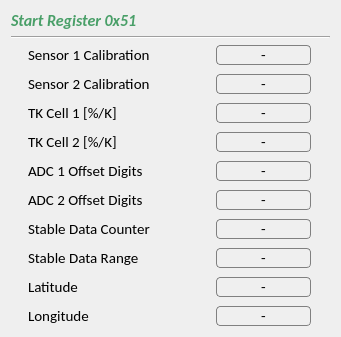
            <widget class="QWidget" name="layoutWidget">
             <property name="geometry">
              <rect>
               <x>10</x>
               <y>320</y>
               <width>323</width>
               <height>325</height>
              </rect>
             </property>
             <layout class="QGridLayout" name="gridLayout_12">
              <item row="0" column="0">
               <layout class="QGridLayout" name="gridLayout_133">
                <item row="1" column="0">
                 <widget class="QLabel" name="StartRegD_10">
                  <property name="sizePolicy">
                   <sizepolicy hsizetype="Preferred" vsizetype="Fixed">
                    <horstretch>0</horstretch>
                    <verstretch>0</verstretch>
                   </sizepolicy>
                  </property>
                  <property name="minimumSize">
                   <size>
                    <width>291</width>
                    <height>19</height>
                   </size>
                  </property>
                  <property name="maximumSize">
                   <size>
                    <width>291</width>
                    <height>19</height>
                   </size>
                  </property>
                  <property name="font">
                   <font>
                    <family>Calibri</family>
                    <pointsize>12</pointsize>
                    <weight>75</weight>
                    <italic>true</italic>
                    <bold>true</bold>
                   </font>
                  </property>
                  <property name="styleSheet">
                   <string notr="true">color: #499F68;</string>
                  </property>
                  <property name="text">
                   <string>Start Register 0x51</string>
                  </property>
                 </widget>
                </item>
                <item row="2" column="0">
                 <widget class="Line" name="line_11">
                  <property name="minimumSize">
                   <size>
                    <width>319</width>
                    <height>3</height>
                   </size>
                  </property>
                  <property name="maximumSize">
                   <size>
                    <width>319</width>
                    <height>3</height>
                   </size>
                  </property>
                  <property name="font">
                   <font>
                    <family>Calibri</family>
                    <pointsize>11</pointsize>
                    <weight>75</weight>
                    <bold>true</bold>
                   </font>
                  </property>
                  <property name="orientation">
                   <enum>Qt::Horizontal</enum>
                  </property>
                 </widget>
                </item>
               </layout>
              </item>
              <item row="1" column="0">
               <layout class="QGridLayout" name="gridLayout_11">
                <item row="0" column="1">
                 <layout class="QGridLayout" name="gridLayout_136">
                  <property name="verticalSpacing">
                   <number>9</number>
                  </property>
                  <item row="6" column="0">
                   <widget class="QLabel" name="stable_data_counter_data_2">
                    <property name="sizePolicy">
                     <sizepolicy hsizetype="Fixed" vsizetype="Fixed">
                      <horstretch>0</horstretch>
                      <verstretch>0</verstretch>
                     </sizepolicy>
                    </property>
                    <property name="minimumSize">
                     <size>
                      <width>95</width>
                      <height>20</height>
                     </size>
                    </property>
                    <property name="maximumSize">
                     <size>
                      <width>95</width>
                      <height>20</height>
                     </size>
                    </property>
                    <property name="font">
                     <font>
                      <family>Calibri</family>
                      <pointsize>11</pointsize>
                      <weight>50</weight>
                      <bold>false</bold>
                      <kerning>true</kerning>
                     </font>
                    </property>
                    <property name="styleSheet">
                     <string notr="true">border: 1px solid gray;
border-radius: 4px;color:rgb(0,0,0);</string>
                    </property>
                    <property name="text">
                     <string>-</string>
                    </property>
                    <property name="alignment">
                     <set>Qt::AlignCenter</set>
                    </property>
                   </widget>
                  </item>
                  <item row="5" column="0">
                   <widget class="QLabel" name="ADC2OffDig_data">
                    <property name="sizePolicy">
                     <sizepolicy hsizetype="Fixed" vsizetype="Fixed">
                      <horstretch>0</horstretch>
                      <verstretch>0</verstretch>
                     </sizepolicy>
                    </property>
                    <property name="minimumSize">
                     <size>
                      <width>95</width>
                      <height>20</height>
                     </size>
                    </property>
                    <property name="maximumSize">
                     <size>
                      <width>95</width>
                      <height>20</height>
                     </size>
                    </property>
                    <property name="font">
                     <font>
                      <family>Calibri</family>
                      <pointsize>11</pointsize>
                      <weight>50</weight>
                      <bold>false</bold>
                      <kerning>true</kerning>
                     </font>
                    </property>
                    <property name="styleSheet">
                     <string notr="true">border: 1px solid gray;
border-radius: 4px;color:rgb(0,0,0);</string>
                    </property>
                    <property name="text">
                     <string>-</string>
                    </property>
                    <property name="alignment">
                     <set>Qt::AlignCenter</set>
                    </property>
                   </widget>
                  </item>
                  <item row="2" column="0">
                   <widget class="QLabel" name="TkCell1_data">
                    <property name="sizePolicy">
                     <sizepolicy hsizetype="Fixed" vsizetype="Fixed">
                      <horstretch>0</horstretch>
                      <verstretch>0</verstretch>
                     </sizepolicy>
                    </property>
                    <property name="minimumSize">
                     <size>
                      <width>95</width>
                      <height>20</height>
                     </size>
                    </property>
                    <property name="maximumSize">
                     <size>
                      <width>95</width>
                      <height>20</height>
                     </size>
                    </property>
                    <property name="font">
                     <font>
                      <family>Calibri</family>
                      <pointsize>11</pointsize>
                      <weight>50</weight>
                      <bold>false</bold>
                      <kerning>true</kerning>
                     </font>
                    </property>
                    <property name="styleSheet">
                     <string notr="true">border: 1px solid gray;
border-radius: 4px;color:rgb(0,0,0);</string>
                    </property>
                    <property name="text">
                     <string>-</string>
                    </property>
                    <property name="alignment">
                     <set>Qt::AlignCenter</set>
                    </property>
                   </widget>
                  </item>
                  <item row="3" column="0">
                   <widget class="QLabel" name="TkCell2_data">
                    <property name="sizePolicy">
                     <sizepolicy hsizetype="Fixed" vsizetype="Fixed">
                      <horstretch>0</horstretch>
                      <verstretch>0</verstretch>
                     </sizepolicy>
                    </property>
                    <property name="minimumSize">
                     <size>
                      <width>95</width>
                      <height>20</height>
                     </size>
                    </property>
                    <property name="maximumSize">
                     <size>
                      <width>95</width>
                      <height>20</height>
                     </size>
                    </property>
                    <property name="font">
                     <font>
                      <family>Calibri</family>
                      <pointsize>11</pointsize>
                      <weight>50</weight>
                      <bold>false</bold>
                      <kerning>true</kerning>
                     </font>
                    </property>
                    <property name="styleSheet">
                     <string notr="true">border: 1px solid gray;
border-radius: 4px;color:rgb(0,0,0);</string>
                    </property>
                    <property name="text">
                     <string>-</string>
                    </property>
                    <property name="alignment">
                     <set>Qt::AlignCenter</set>
                    </property>
                   </widget>
                  </item>
                  <item row="1" column="0">
                   <widget class="QLabel" name="Sensor2Calibration_data">
                    <property name="sizePolicy">
                     <sizepolicy hsizetype="Fixed" vsizetype="Fixed">
                      <horstretch>0</horstretch>
                      <verstretch>0</verstretch>
                     </sizepolicy>
                    </property>
                    <property name="minimumSize">
                     <size>
                      <width>95</width>
                      <height>20</height>
                     </size>
                    </property>
                    <property name="maximumSize">
                     <size>
                      <width>95</width>
                      <height>20</height>
                     </size>
                    </property>
                    <property name="font">
                     <font>
                      <family>Calibri</family>
                      <pointsize>11</pointsize>
                      <weight>50</weight>
                      <bold>false</bold>
                      <kerning>true</kerning>
                     </font>
                    </property>
                    <property name="styleSheet">
                     <string notr="true">border: 1px solid gray;
border-radius: 4px;color:rgb(0,0,0);</string>
                    </property>
                    <property name="text">
                     <string>-</string>
                    </property>
                    <property name="alignment">
                     <set>Qt::AlignCenter</set>
                    </property>
                   </widget>
                  </item>
                  <item row="4" column="0">
                   <widget class="QLabel" name="ADC1OffDig_data">
                    <property name="sizePolicy">
                     <sizepolicy hsizetype="Fixed" vsizetype="Fixed">
                      <horstretch>0</horstretch>
                      <verstretch>0</verstretch>
                     </sizepolicy>
                    </property>
                    <property name="minimumSize">
                     <size>
                      <width>95</width>
                      <height>20</height>
                     </size>
                    </property>
                    <property name="maximumSize">
                     <size>
                      <width>95</width>
                      <height>20</height>
                     </size>
                    </property>
                    <property name="font">
                     <font>
                      <family>Calibri</family>
                      <pointsize>11</pointsize>
                      <weight>50</weight>
                      <bold>false</bold>
                     </font>
                    </property>
                    <property name="styleSheet">
                     <string notr="true">border: 1px solid gray;
border-radius: 4px;color:rgb(0,0,0);</string>
                    </property>
                    <property name="text">
                     <string>-</string>
                    </property>
                    <property name="alignment">
                     <set>Qt::AlignCenter</set>
                    </property>
                   </widget>
                  </item>
                  <item row="7" column="0">
                   <widget class="QLabel" name="stable_data_range_data">
                    <property name="sizePolicy">
                     <sizepolicy hsizetype="Fixed" vsizetype="Fixed">
                      <horstretch>0</horstretch>
                      <verstretch>0</verstretch>
                     </sizepolicy>
                    </property>
                    <property name="minimumSize">
                     <size>
                      <width>95</width>
                      <height>20</height>
                     </size>
                    </property>
                    <property name="maximumSize">
                     <size>
                      <width>95</width>
                      <height>20</height>
                     </size>
                    </property>
                    <property name="font">
                     <font>
                      <family>Calibri</family>
                      <pointsize>11</pointsize>
                      <weight>50</weight>
                      <bold>false</bold>
                      <kerning>true</kerning>
                     </font>
                    </property>
                    <property name="styleSheet">
                     <string notr="true">border: 1px solid gray;
border-radius: 4px;color:rgb(0,0,0);</string>
                    </property>
                    <property name="text">
                     <string>-</string>
                    </property>
                    <property name="alignment">
                     <set>Qt::AlignCenter</set>
                    </property>
                   </widget>
                  </item>
                  <item row="8" column="0">
                   <widget class="QLabel" name="latitude_data">
                    <property name="sizePolicy">
                     <sizepolicy hsizetype="Fixed" vsizetype="Fixed">
                      <horstretch>0</horstretch>
                      <verstretch>0</verstretch>
                     </sizepolicy>
                    </property>
                    <property name="minimumSize">
                     <size>
                      <width>95</width>
                      <height>20</height>
                     </size>
                    </property>
                    <property name="maximumSize">
                     <size>
                      <width>95</width>
                      <height>20</height>
                     </size>
                    </property>
                    <property name="font">
                     <font>
                      <family>Calibri</family>
                      <pointsize>11</pointsize>
                      <weight>50</weight>
                      <bold>false</bold>
                      <kerning>true</kerning>
                     </font>
                    </property>
                    <property name="styleSheet">
                     <string notr="true">border: 1px solid gray;
border-radius: 4px;color:rgb(0,0,0);</string>
                    </property>
                    <property name="text">
                     <string>-</string>
                    </property>
                    <property name="alignment">
                     <set>Qt::AlignCenter</set>
                    </property>
                   </widget>
                  </item>
                  <item row="0" column="0">
                   <widget class="QLabel" name="Sensor1calibration_data">
                    <property name="sizePolicy">
                     <sizepolicy hsizetype="Fixed" vsizetype="Fixed">
                      <horstretch>0</horstretch>
                      <verstretch>0</verstretch>
                     </sizepolicy>
                    </property>
                    <property name="minimumSize">
                     <size>
                      <width>95</width>
                      <height>20</height>
                     </size>
                    </property>
                    <property name="maximumSize">
                     <size>
                      <width>95</width>
                      <height>20</height>
                     </size>
                    </property>
                    <property name="font">
                     <font>
                      <family>Calibri</family>
                      <pointsize>11</pointsize>
                      <weight>50</weight>
                      <bold>false</bold>
                      <kerning>true</kerning>
                     </font>
                    </property>
                    <property name="styleSheet">
                     <string notr="true">border: 1px solid gray;
border-radius: 4px;color:rgb(0,0,0);</string>
                    </property>
                    <property name="text">
                     <string>-</string>
                    </property>
                    <property name="alignment">
                     <set>Qt::AlignCenter</set>
                    </property>
                   </widget>
                  </item>
                  <item row="9" column="0">
                   <widget class="QLabel" name="longitude_data">
                    <property name="sizePolicy">
                     <sizepolicy hsizetype="Fixed" vsizetype="Fixed">
                      <horstretch>0</horstretch>
                      <verstretch>0</verstretch>
                     </sizepolicy>
                    </property>
                    <property name="minimumSize">
                     <size>
                      <width>95</width>
                      <height>20</height>
                     </size>
                    </property>
                    <property name="maximumSize">
                     <size>
                      <width>95</width>
                      <height>20</height>
                     </size>
                    </property>
                    <property name="font">
                     <font>
                      <family>Calibri</family>
                      <pointsize>11</pointsize>
                      <weight>50</weight>
                      <bold>false</bold>
                      <kerning>true</kerning>
                     </font>
                    </property>
                    <property name="styleSheet">
                     <string notr="true">border: 1px solid gray;
border-radius: 4px;color:rgb(0,0,0);</string>
                    </property>
                    <property name="text">
                     <string>-</string>
                    </property>
                    <property name="alignment">
                     <set>Qt::AlignCenter</set>
                    </property>
                   </widget>
                  </item>
                 </layout>
                </item>
                <item row="0" column="0">
                 <layout class="QGridLayout" name="gridLayout_135">
                  <property name="verticalSpacing">
                   <number>9</number>
                  </property>
                  <item row="2" column="0">
                   <widget class="QLabel" name="TKCell1line_6">
                    <property name="sizePolicy">
                     <sizepolicy hsizetype="Fixed" vsizetype="Fixed">
                      <horstretch>0</horstretch>
                      <verstretch>0</verstretch>
                     </sizepolicy>
                    </property>
                    <property name="minimumSize">
                     <size>
                      <width>165</width>
                      <height>20</height>
                     </size>
                    </property>
                    <property name="maximumSize">
                     <size>
                      <width>165</width>
                      <height>20</height>
                     </size>
                    </property>
                    <property name="font">
                     <font>
                      <family>Calibri</family>
                      <pointsize>11</pointsize>
                      <weight>50</weight>
                      <bold>false</bold>
                     </font>
                    </property>
                    <property name="styleSheet">
                     <string notr="true">color: rgb(0,0,0);</string>
                    </property>
                    <property name="text">
                     <string>TK Cell 1 [%/K]</string>
                    </property>
                   </widget>
                  </item>
                  <item row="0" column="0">
                   <widget class="QLabel" name="Sensor1calline_8">
                    <property name="sizePolicy">
                     <sizepolicy hsizetype="Fixed" vsizetype="Fixed">
                      <horstretch>0</horstretch>
                      <verstretch>0</verstretch>
                     </sizepolicy>
                    </property>
                    <property name="minimumSize">
                     <size>
                      <width>165</width>
                      <height>20</height>
                     </size>
                    </property>
                    <property name="maximumSize">
                     <size>
                      <width>165</width>
                      <height>20</height>
                     </size>
                    </property>
                    <property name="font">
                     <font>
                      <family>Calibri</family>
                      <pointsize>11</pointsize>
                      <weight>50</weight>
                      <bold>false</bold>
                     </font>
                    </property>
                    <property name="styleSheet">
                     <string notr="true">color: rgb(0,0,0);</string>
                    </property>
                    <property name="text">
                     <string>Sensor 1 Calibration</string>
                    </property>
                   </widget>
                  </item>
                  <item row="7" column="0">
                   <widget class="QLabel" name="ADC2offdigline_19">
                    <property name="sizePolicy">
                     <sizepolicy hsizetype="Fixed" vsizetype="Fixed">
                      <horstretch>0</horstretch>
                      <verstretch>0</verstretch>
                     </sizepolicy>
                    </property>
                    <property name="minimumSize">
                     <size>
                      <width>165</width>
                      <height>20</height>
                     </size>
                    </property>
                    <property name="maximumSize">
                     <size>
                      <width>165</width>
                      <height>20</height>
                     </size>
                    </property>
                    <property name="font">
                     <font>
                      <family>Calibri</family>
                      <pointsize>11</pointsize>
                      <weight>50</weight>
                      <bold>false</bold>
                      <kerning>true</kerning>
                     </font>
                    </property>
                    <property name="styleSheet">
                     <string notr="true">color: rgb(0,0,0);</string>
                    </property>
                    <property name="text">
                     <string>&lt;html&gt;&lt;head/&gt;&lt;body&gt;&lt;p&gt;Stable Data Range&lt;/p&gt;&lt;/body&gt;&lt;/html&gt;</string>
                    </property>
                   </widget>
                  </item>
                  <item row="5" column="0">
                   <widget class="QLabel" name="ADC2offdigline_6">
                    <property name="sizePolicy">
                     <sizepolicy hsizetype="Fixed" vsizetype="Fixed">
                      <horstretch>0</horstretch>
                      <verstretch>0</verstretch>
                     </sizepolicy>
                    </property>
                    <property name="minimumSize">
                     <size>
                      <width>165</width>
                      <height>20</height>
                     </size>
                    </property>
                    <property name="maximumSize">
                     <size>
                      <width>165</width>
                      <height>20</height>
                     </size>
                    </property>
                    <property name="font">
                     <font>
                      <family>Calibri</family>
                      <pointsize>11</pointsize>
                      <weight>50</weight>
                      <bold>false</bold>
                     </font>
                    </property>
                    <property name="styleSheet">
                     <string notr="true">color: rgb(0,0,0);</string>
                    </property>
                    <property name="text">
                     <string>&lt;html&gt;&lt;head/&gt;&lt;body&gt;&lt;p&gt;ADC 2 Offset Digits&lt;/p&gt;&lt;/body&gt;&lt;/html&gt;</string>
                    </property>
                   </widget>
                  </item>
                  <item row="3" column="0">
                   <widget class="QLabel" name="TKCell2line_6">
                    <property name="sizePolicy">
                     <sizepolicy hsizetype="Fixed" vsizetype="Fixed">
                      <horstretch>0</horstretch>
                      <verstretch>0</verstretch>
                     </sizepolicy>
                    </property>
                    <property name="minimumSize">
                     <size>
                      <width>165</width>
                      <height>20</height>
                     </size>
                    </property>
                    <property name="maximumSize">
                     <size>
                      <width>165</width>
                      <height>20</height>
                     </size>
                    </property>
                    <property name="font">
                     <font>
                      <family>Calibri</family>
                      <pointsize>11</pointsize>
                      <weight>50</weight>
                      <bold>false</bold>
                     </font>
                    </property>
                    <property name="styleSheet">
                     <string notr="true">color: rgb(0,0,0);</string>
                    </property>
                    <property name="text">
                     <string>TK Cell 2 [%/K]</string>
                    </property>
                   </widget>
                  </item>
                  <item row="1" column="0">
                   <widget class="QLabel" name="Sensor2calline_8">
                    <property name="sizePolicy">
                     <sizepolicy hsizetype="Fixed" vsizetype="Fixed">
                      <horstretch>0</horstretch>
                      <verstretch>0</verstretch>
                     </sizepolicy>
                    </property>
                    <property name="minimumSize">
                     <size>
                      <width>165</width>
                      <height>20</height>
                     </size>
                    </property>
                    <property name="maximumSize">
                     <size>
                      <width>165</width>
                      <height>20</height>
                     </size>
                    </property>
                    <property name="font">
                     <font>
                      <family>Calibri</family>
                      <pointsize>11</pointsize>
                      <weight>50</weight>
                      <bold>false</bold>
                     </font>
                    </property>
                    <property name="styleSheet">
                     <string notr="true">color: rgb(0,0,0);</string>
                    </property>
                    <property name="text">
                     <string>Sensor 2 Calibration</string>
                    </property>
                   </widget>
                  </item>
                  <item row="8" column="0">
                   <widget class="QLabel" name="ADC2offdigline_24">
                    <property name="sizePolicy">
                     <sizepolicy hsizetype="Fixed" vsizetype="Fixed">
                      <horstretch>0</horstretch>
                      <verstretch>0</verstretch>
                     </sizepolicy>
                    </property>
                    <property name="minimumSize">
                     <size>
                      <width>165</width>
                      <height>20</height>
                     </size>
                    </property>
                    <property name="maximumSize">
                     <size>
                      <width>165</width>
                      <height>20</height>
                     </size>
                    </property>
                    <property name="font">
                     <font>
                      <family>Calibri</family>
                      <pointsize>11</pointsize>
                      <weight>50</weight>
                      <bold>false</bold>
                      <kerning>true</kerning>
                     </font>
                    </property>
                    <property name="styleSheet">
                     <string notr="true">color: rgb(0,0,0);</string>
                    </property>
                    <property name="text">
                     <string>&lt;html&gt;&lt;head/&gt;&lt;body&gt;&lt;p&gt;Latitude&lt;/p&gt;&lt;/body&gt;&lt;/html&gt;</string>
                    </property>
                   </widget>
                  </item>
                  <item row="6" column="0">
                   <widget class="QLabel" name="ADC2offdigline_14">
                    <property name="sizePolicy">
                     <sizepolicy hsizetype="Fixed" vsizetype="Fixed">
                      <horstretch>0</horstretch>
                      <verstretch>0</verstretch>
                     </sizepolicy>
                    </property>
                    <property name="minimumSize">
                     <size>
                      <width>165</width>
                      <height>20</height>
                     </size>
                    </property>
                    <property name="maximumSize">
                     <size>
                      <width>165</width>
                      <height>20</height>
                     </size>
                    </property>
                    <property name="font">
                     <font>
                      <family>Calibri</family>
                      <pointsize>11</pointsize>
                      <weight>50</weight>
                      <bold>false</bold>
                      <kerning>true</kerning>
                     </font>
                    </property>
                    <property name="styleSheet">
                     <string notr="true">color: rgb(0,0,0);</string>
                    </property>
                    <property name="text">
                     <string>&lt;html&gt;&lt;head/&gt;&lt;body&gt;&lt;p&gt;Stable Data Counter&lt;/p&gt;&lt;/body&gt;&lt;/html&gt;</string>
                    </property>
                   </widget>
                  </item>
                  <item row="4" column="0">
                   <widget class="QLabel" name="ADC1offdigline_8">
                    <property name="sizePolicy">
                     <sizepolicy hsizetype="Fixed" vsizetype="Fixed">
                      <horstretch>0</horstretch>
                      <verstretch>0</verstretch>
                     </sizepolicy>
                    </property>
                    <property name="minimumSize">
                     <size>
                      <width>165</width>
                      <height>20</height>
                     </size>
                    </property>
                    <property name="maximumSize">
                     <size>
                      <width>165</width>
                      <height>20</height>
                     </size>
                    </property>
                    <property name="font">
                     <font>
                      <family>Calibri</family>
                      <pointsize>11</pointsize>
                      <weight>50</weight>
                      <bold>false</bold>
                     </font>
                    </property>
                    <property name="styleSheet">
                     <string notr="true">color: rgb(0,0,0);</string>
                    </property>
                    <property name="text">
                     <string>&lt;html&gt;&lt;head/&gt;&lt;body&gt;&lt;p&gt;ADC 1 Offset Digits&lt;/p&gt;&lt;/body&gt;&lt;/html&gt;</string>
                    </property>
                   </widget>
                  </item>
                  <item row="9" column="0">
                   <widget class="QLabel" name="ADC2offdigline_25">
                    <property name="sizePolicy">
                     <sizepolicy hsizetype="Fixed" vsizetype="Fixed">
                      <horstretch>0</horstretch>
                      <verstretch>0</verstretch>
                     </sizepolicy>
                    </property>
                    <property name="minimumSize">
                     <size>
                      <width>165</width>
                      <height>20</height>
                     </size>
                    </property>
                    <property name="maximumSize">
                     <size>
                      <width>165</width>
                      <height>20</height>
                     </size>
                    </property>
                    <property name="font">
                     <font>
                      <family>Calibri</family>
                      <pointsize>11</pointsize>
                      <weight>50</weight>
                      <bold>false</bold>
                      <kerning>true</kerning>
                     </font>
                    </property>
                    <property name="styleSheet">
                     <string notr="true">color: rgb(0,0,0);</string>
                    </property>
                    <property name="text">
                     <string>&lt;html&gt;&lt;head/&gt;&lt;body&gt;&lt;p&gt;Longitude&lt;/p&gt;&lt;/body&gt;&lt;/html&gt;</string>
                    </property>
                   </widget>
                  </item>
                 </layout>
                </item>
               </layout>
              </item>
             </layout>
            </widget>
